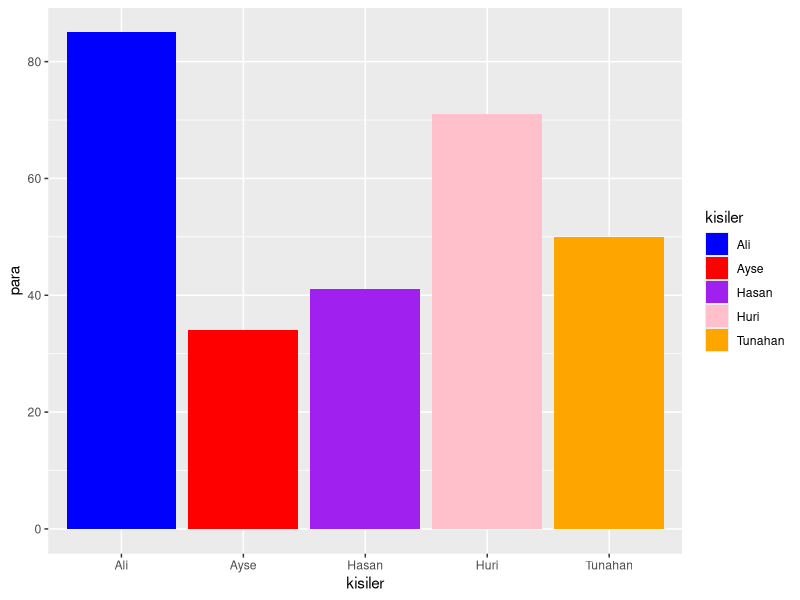
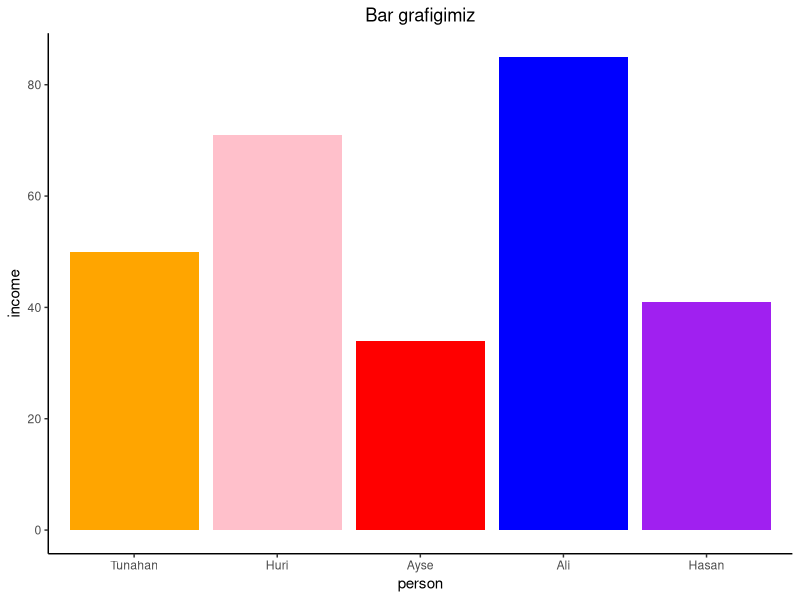

Reproduce these figures in R, in order.

  #------------------------ Merhaba Yazilim -------------------------------#

  #----------------------- Hasan Can Demirci ------------------------------#



## Histogram | Bar grafik | Bar graph | sütun grafigi 

library(ggplot2)
library(readxl)
library(dplyr)
library(tidyr)

data <- read_xlsx("data_source.xlsx", sheet = 3)

colnames(data)

names(data)[2] <- "Ayse"

data1 <- data %>% 
  pivot_longer(
    cols = c("Ali","Ayse", "Hasan","Tunahan", "Huri") ,
    names_to = "kisiler",
    values_to = "para"
    
  )
  

ggplot(data1, aes(x=kisiler , y=para)) +
  geom_bar(stat = "identity", position = "dodge", aes(fill=kisiler))+
  ylim(0,85) +
  scale_fill_manual(values = c("Ali" = "blue", "Ayse"= "red", "Hasan"= "purple", "Tunahan"="orange", "Huri"="pink"))


#kutucuklara farkli renk ver, plot basligi ortada olacak sekilde, arkaplanı kaldır, arkadaki cizgileri kaldır,
#eksen cizgilerini belirt, x ve y ekseni isimlerini degistir
  
#eleman sirasi belirleme 

data1$kisiler <- factor(data1$kisiler, levels = c("Tunahan", "Huri", "Ayse", "Ali", "Hasan"))


ggplot(data1, aes(x=kisiler , y=para)) +
  geom_bar(stat = "identity", position = "dodge", aes(fill=kisiler))+
  ylim(0,85) +
  scale_fill_manual(values = c("Ali" = "blue", "Ayse"= "red", "Hasan"= "purple", "Tunahan"="orange", "Huri"="pink"))+
  ggtitle("Bar grafigimiz") +
  theme(
    panel.background = element_blank(),
    panel.grid = element_blank(),
    axis.line = element_line(),
    plot.title = element_text(hjust = 0.5),
    legend.position = "none") +
  labs(x= "person", y="income")

#legend kaldirma
